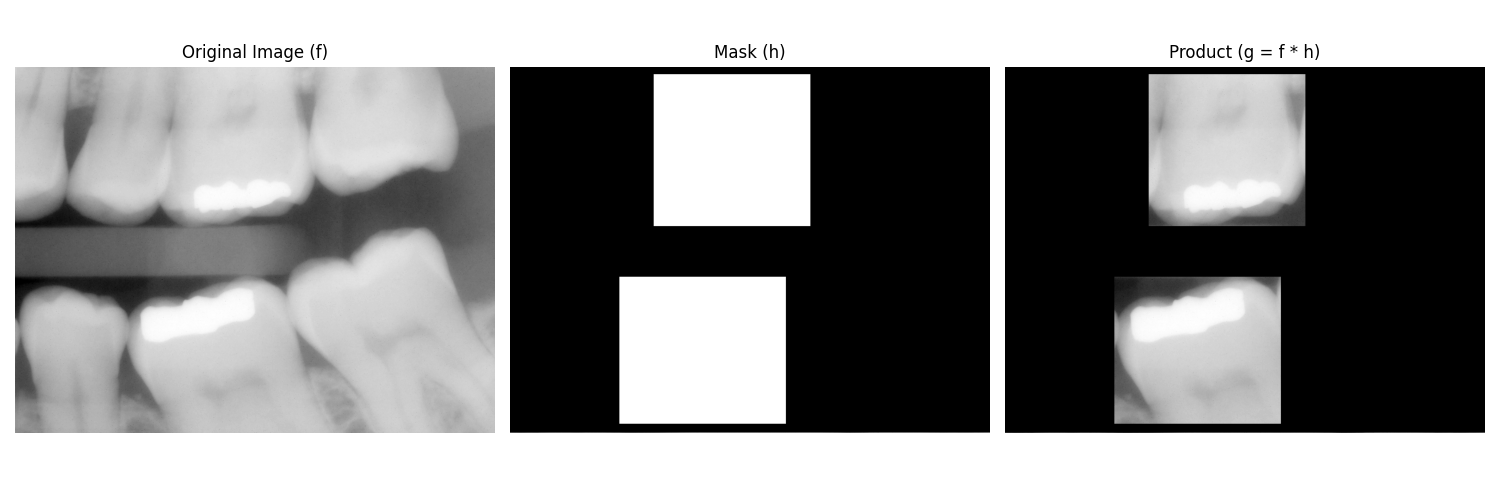

The script that saved this image:

import sys
import os
import numpy as np
import matplotlib.pyplot as plt
from skimage.io import imread
from skimage.util import img_as_float
from libDIPUM.data_path import dip_data

# Load and convert to double (0-1 float)
f = img_as_float(imread(dip_data('dentalXray.tif')))
h = img_as_float(imread(dip_data('dentalXrayMask.tif')))

# Check sizes
if f.shape != h.shape:
    print("Warning: Image and mask have different dimensions. Resizing mask might be needed.")
    # Proceeding assuming they match as per book figures usually.

# Masking (Multiplication)
# g = f.*h;
g = f * h

# Display
fig, axes = plt.subplots(1, 3, figsize=(15, 5))
axes = axes.flatten()

axes[0].imshow(f, cmap='gray')
axes[0].set_title('Original Image (f)')
axes[0].axis('off')

axes[1].imshow(h, cmap='gray')
axes[1].set_title('Mask (h)')
axes[1].axis('off')

axes[2].imshow(g, cmap='gray')
axes[2].set_title('Product (g = f * h)')
axes[2].axis('off')

plt.tight_layout()
plt.savefig('Figure234.png')
print("Saved Figure234.png")

plt.show()
